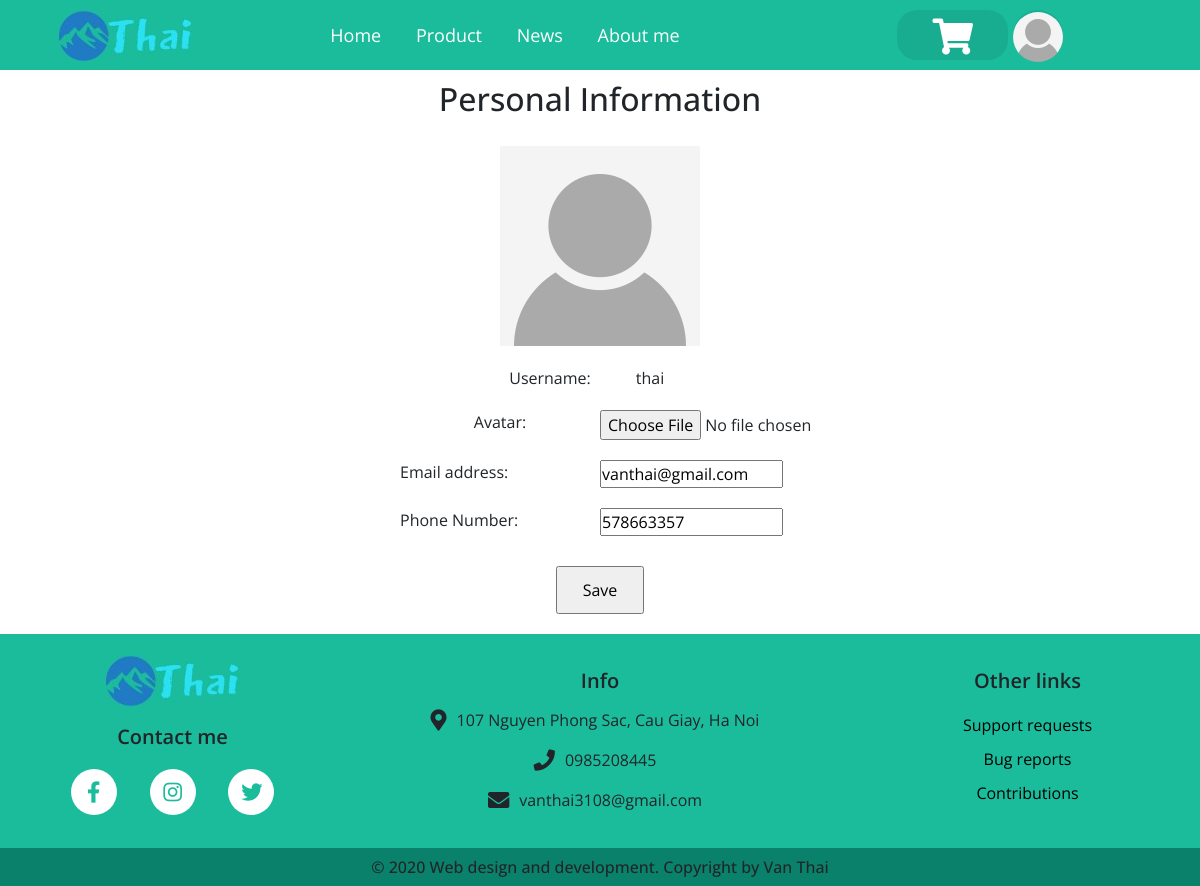
The app's page /profile.php (signed in) with its own data.
### tables this page shows
CREATE TABLE `users` (
  `UserID` int(11) NOT NULL,
  `Username` varchar(100) NOT NULL,
  `Password` varchar(100) DEFAULT NULL,
  `Email` varchar(100) DEFAULT NULL,
  `Phone` int(30) DEFAULT NULL,
  `permission` varchar(10) DEFAULT NULL,
  `Avatar` varchar(200) DEFAULT NULL
);

### profile.php (the view, shortened to what this page needs)
<!DOCTYPE html>
<html lang="en">
<head>
	<link rel="stylesheet" href="styles/header-search-footer.css">
	<link rel="stylesheet" href="styles/profile.css">
	<link href="fontawesome/css/all.css" rel="stylesheet">
	<link rel="stylesheet" href="https://cdnjs.cloudflare.com/ajax/libs/font-awesome/5.15.1/css/all.min.css" />
	<link rel="stylesheet" type="text/css" href="bootstrap/bootstrap.min.css">
</head>
<body>
	<header class="container-fluid">
		<div class="container">
			<div class="row d-flex justify-content-between">
				<a class="col-lg-2 col-12" href="index.php"><img src="images/logo.png" alt=""></a>
				<ul class="col-lg-6 col-12">
					<li><a href="index.php">Home</a></li>
					<li><a href="product.php">Product</a></li>
					<li><a href="news.php">News</a></li>
					<li><a href="aboutme.php">About me</a></li>
				</ul>
				<ul class="col-lg-4 col-12" id="menu">
					<?php include("user-cart.php"); ?>
				</ul>
			</div>
		</div>
	</header>
	<div class="container-fluid" id="profile">
		<div class="container">
			<form class="row d-flex justify-content-center" method="post" enctype="multipart/form-data">
				<table class="col-6">
					<tr class="row d-flex justify-content-center">
						<td class="col-12" colspan="2"><h2>Personal Information</h2></td>
					</tr>
					<?php
					include("connect.php");
					$username = $_SESSION['Username'];
						$sql = " select * from users where Username = '$username' ";
						$result = mysqli_query($connect, $sql);
						while($row_user =  mysqli_fetch_array($result)){
							$username=$row_user['Username'];
							$email=$row_user['Email'];
							$phone=$row_user['Phone'];
							$avatar=$row_user['Avatar'];
								echo "
					<tr class='row d-flex justify-content-center'>
						<td class='col-4' colspan='2'><img src='images/$avatar'></td>
					</tr>
					<tr class='row d-flex justify-content-center'>
						<td class='col-2' >Username:</td>
						<td class='col-2'>$username</td>
					</tr>
					<tr class='row d-flex justify-content-center'>
						<td class='col-4'>Avatar:</td>
						<td class='col-4'><input type='file' name='Image'></td>
					</tr>
					<tr class='row d-flex justify-content-center'>
						<td class='col-4'>Email address:</td>
						<td class='col-4'><input type='text' name='Email' value='$email'></td>
					</tr>
					<tr class='row d-flex justify-content-center'>
						<td class='col-4'>Phone Number:</td>
						<td class='col-4'><input type='text' name='Phone' value='$phone'></td>
					</tr>
					<tr class='row d-flex justify-content-center'>
						<td class='col-12' colspan='2'><input type='submit' name='save' value='Save'></td>
					</tr>
					";
					}
					?>
				</table>
			</form>
		</div>
	</div>
	<?php include("footer.php"); ?>
</body>
</html>

### user-cart.php (shortened to what this page needs)
<?php
	include("connect.php");
	if (isset($_SESSION['Username']) && $_SESSION['Username'] != null){
  	$Username = $_SESSION['Username'];
  	$sql=" select * from users where Username = '$Username' ";
  	$result = mysqli_query($connect, $sql);
	while($row_user =  mysqli_fetch_array($result)){
		$avatar = $row_user['Avatar'];
	echo "
		<li id='icon-buy'><a href='cart.php'><i class='fas fa-shopping-cart fa-2x'></a></i></li>
		<li><a id='user' href='' ><img id='userimg' src='images/$avatar'></a>
		  <ul>
				<li><a href='logout.php'>Logout</a></li>
				<li><a href='profile.php'>Profile</a></li>
			</ul>
		</li>
	";
	}
	}
	else{
		echo"
			<li id='icon-buy'><i class='fas fa-shopping-cart fa-2x'></i></li>
			<li><a href='signup.php'>Sign up</a></li>
			<li><a href='login.php'>Login</a></li>
		";
	 }
?>

### styles/header-search-footer.css (style rules this page uses)
* { margin: 0px; padding: 0px; box-sizing: border-box; font-family: 'Open Sans', sans-serif; outline: none; }
li { list-style: none; }
a { text-decoration: none; }
header { background-color: #1ABC9C; position: sticky; top: 0px; font-size: 18px; z-index: 1000; }
header a { display: inline-block; height: 70px; line-height: 70px; text-align: center; }
header img { display: inline; vertical-align: middle; }
header ul { margin: 0px; text-align: center; }
header div div > ul > li { display: inline-block; text-align: center; height: 70px; line-height: 70px; }
header div div ul li a { display: inline-block; padding: 0px 15px; color: white; }
header div div > ul:last-child li a { height: 50px; line-height: 50px; border-radius: 20px; background-color: rgba(22, 160, 134, 0.5); }
#userimg { width: 50px; height: 50px; border-radius: 50%; cursor: pointer; }
#menu > li { position: relative; }
#user { padding: 0px; border-radius: 50%; }
#icon-buy i { display: inline-block; vertical-align: middle; margin: 0px 20px; cursor: pointer; }

### styles/profile.css (style rules this page uses)
#profile td { padding: 10px 0px; text-align: center; }
#profile tr:nth-child(5) td, #profile tr:nth-child(6) td { text-align: left; }
#profile tr:last-child input { padding: 10px 25px; margin: 10px; }

### records on screen
users: Avatar (placeholder picture), Username "thai", Email "vanthai@gmail.com", Phone "578663357"
